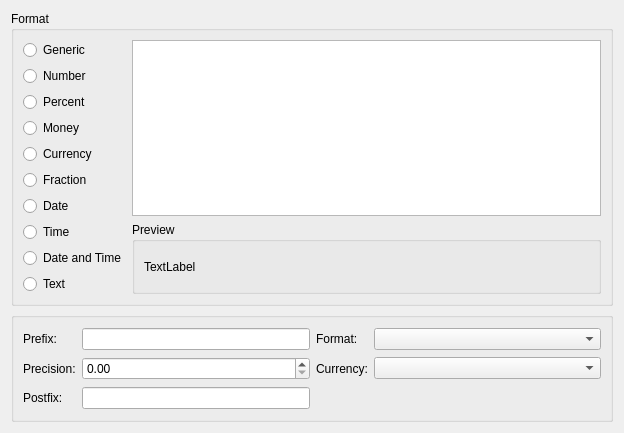
<?xml version="1.0" encoding="UTF-8"?>
<ui version="4.0">
 <author>Stefan Nikolaus &lt;stefan.nikolaus@kdemail.net&gt;</author>
 <comment>This file is part of the KDE project
Copyright (C) 2006 Stefan Nikolaus &lt;stefan.nikolaus@kdemail.net&gt;

This library is free software; you can redistribute it and/or
modify it under the terms of the GNU Library General Public
License as published by the Free Software Foundation; either
version 2 of the License, or (at your option) any later version.

This library is distributed in the hope that it will be useful,
but WITHOUT ANY WARRANTY; without even the implied warranty of
MERCHANTABILITY or FITNESS FOR A PARTICULAR PURPOSE.  See the
GNU Library General Public License for more details.

You should have received a copy of the GNU Library General Public
License along with this library; see the file COPYING.LIB.  If not,
write to the Free Software Foundation, Inc., 51 Franklin Street,
Fifth Floor, Boston, MA 02110-1301, USA.</comment>
 <class>Calligra::Sheets::DataFormatWidget</class>
 <widget class="QWidget" name="DataFormatWidget">
  <property name="geometry">
   <rect>
    <x>0</x>
    <y>0</y>
    <width>624</width>
    <height>433</height>
   </rect>
  </property>
  <layout class="QVBoxLayout">
   <item>
    <widget class="QGroupBox" name="groupBox">
     <property name="title">
      <string>Format</string>
     </property>
     <layout class="QGridLayout">
      <item row="7" column="1" rowspan="3">
       <widget class="QGroupBox" name="groupBox_3">
        <property name="title">
         <string>Preview</string>
        </property>
        <layout class="QVBoxLayout">
         <item>
          <widget class="QLabel" name="label">
           <property name="text">
            <string comment="KDE::DoNotExtract">TextLabel</string>
           </property>
          </widget>
         </item>
        </layout>
       </widget>
      </item>
      <item row="0" column="1" rowspan="7">
       <widget class="QListWidget" name="listWidget"/>
      </item>
      <item row="9" column="0">
       <widget class="QRadioButton" name="radioButton_9">
        <property name="text">
         <string>Text</string>
        </property>
       </widget>
      </item>
      <item row="7" column="0">
       <widget class="QRadioButton" name="radioButton_8">
        <property name="text">
         <string>Time</string>
        </property>
       </widget>
      </item>
      <item row="6" column="0">
       <widget class="QRadioButton" name="radioButton_7">
        <property name="text">
         <string>Date</string>
        </property>
       </widget>
      </item>
      <item row="5" column="0">
       <widget class="QRadioButton" name="radioButton_6">
        <property name="text">
         <string>Fraction</string>
        </property>
       </widget>
      </item>
      <item row="4" column="0">
       <widget class="QRadioButton" name="radioButton_5">
        <property name="text">
         <string>Currency</string>
        </property>
       </widget>
      </item>
      <item row="3" column="0">
       <widget class="QRadioButton" name="radioButton_4">
        <property name="text">
         <string>Money</string>
        </property>
       </widget>
      </item>
      <item row="2" column="0">
       <widget class="QRadioButton" name="radioButton_3">
        <property name="text">
         <string>Percent</string>
        </property>
       </widget>
      </item>
      <item row="0" column="0">
       <widget class="QRadioButton" name="radioButton">
        <property name="text">
         <string>Generic</string>
        </property>
       </widget>
      </item>
      <item row="1" column="0">
       <widget class="QRadioButton" name="radioButton_2">
        <property name="text">
         <string>Number</string>
        </property>
       </widget>
      </item>
      <item row="8" column="0">
       <widget class="QRadioButton" name="radioButton_10">
        <property name="text">
         <string>Date and Time</string>
        </property>
       </widget>
      </item>
     </layout>
    </widget>
   </item>
   <item>
    <widget class="QGroupBox" name="groupBox_2">
     <property name="title">
      <string/>
     </property>
     <layout class="QGridLayout">
      <item row="1" column="3">
       <widget class="KComboBox" name="comboBox_2">
        <property name="sizePolicy">
         <sizepolicy hsizetype="MinimumExpanding" vsizetype="Fixed">
          <horstretch>0</horstretch>
          <verstretch>0</verstretch>
         </sizepolicy>
        </property>
       </widget>
      </item>
      <item row="0" column="3">
       <widget class="KComboBox" name="comboBox">
        <property name="sizePolicy">
         <sizepolicy hsizetype="MinimumExpanding" vsizetype="Fixed">
          <horstretch>0</horstretch>
          <verstretch>0</verstretch>
         </sizepolicy>
        </property>
       </widget>
      </item>
      <item row="1" column="2">
       <widget class="QLabel" name="label_6">
        <property name="text">
         <string>Currency:</string>
        </property>
       </widget>
      </item>
      <item row="0" column="2">
       <widget class="QLabel" name="label_5">
        <property name="text">
         <string>Format:</string>
        </property>
       </widget>
      </item>
      <item row="2" column="0">
       <widget class="QLabel" name="label_4">
        <property name="text">
         <string>Postfix:</string>
        </property>
       </widget>
      </item>
      <item row="2" column="1">
       <widget class="KLineEdit" name="lineEdit_2">
        <property name="sizePolicy">
         <sizepolicy hsizetype="MinimumExpanding" vsizetype="Fixed">
          <horstretch>0</horstretch>
          <verstretch>0</verstretch>
         </sizepolicy>
        </property>
       </widget>
      </item>
      <item row="0" column="1">
       <widget class="KLineEdit" name="lineEdit">
        <property name="sizePolicy">
         <sizepolicy hsizetype="MinimumExpanding" vsizetype="Fixed">
          <horstretch>0</horstretch>
          <verstretch>0</verstretch>
         </sizepolicy>
        </property>
       </widget>
      </item>
      <item row="1" column="1">
       <widget class="QDoubleSpinBox" name="doubleSpinBox">
        <property name="sizePolicy">
         <sizepolicy hsizetype="MinimumExpanding" vsizetype="Fixed">
          <horstretch>0</horstretch>
          <verstretch>0</verstretch>
         </sizepolicy>
        </property>
       </widget>
      </item>
      <item row="1" column="0">
       <widget class="QLabel" name="label_3">
        <property name="text">
         <string>Precision:</string>
        </property>
       </widget>
      </item>
      <item row="0" column="0">
       <widget class="QLabel" name="label_2">
        <property name="text">
         <string>Prefix:</string>
        </property>
       </widget>
      </item>
     </layout>
    </widget>
   </item>
  </layout>
 </widget>
 <customwidgets>
  <customwidget>
   <class>KLineEdit</class>
   <extends>QLineEdit</extends>
   <header>klineedit.h</header>
  </customwidget>
  <customwidget>
   <class>KComboBox</class>
   <extends>QComboBox</extends>
   <header>kcombobox.h</header>
  </customwidget>
 </customwidgets>
 <tabstops>
  <tabstop>listWidget</tabstop>
  <tabstop>radioButton</tabstop>
  <tabstop>radioButton_2</tabstop>
  <tabstop>radioButton_3</tabstop>
  <tabstop>radioButton_4</tabstop>
  <tabstop>radioButton_5</tabstop>
  <tabstop>radioButton_6</tabstop>
  <tabstop>radioButton_7</tabstop>
  <tabstop>radioButton_8</tabstop>
  <tabstop>radioButton_9</tabstop>
  <tabstop>lineEdit</tabstop>
  <tabstop>comboBox</tabstop>
  <tabstop>doubleSpinBox</tabstop>
  <tabstop>comboBox_2</tabstop>
  <tabstop>lineEdit_2</tabstop>
 </tabstops>
 <resources/>
 <connections/>
</ui>
